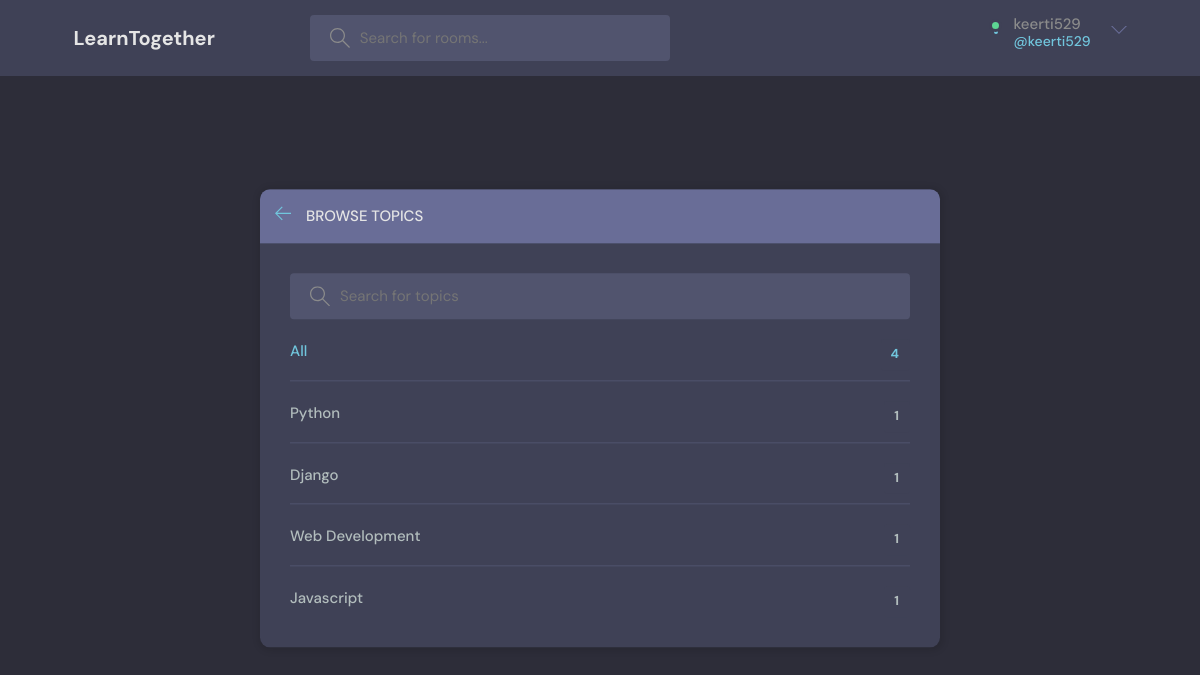
Page /topics (signed in) on the earlier database version.
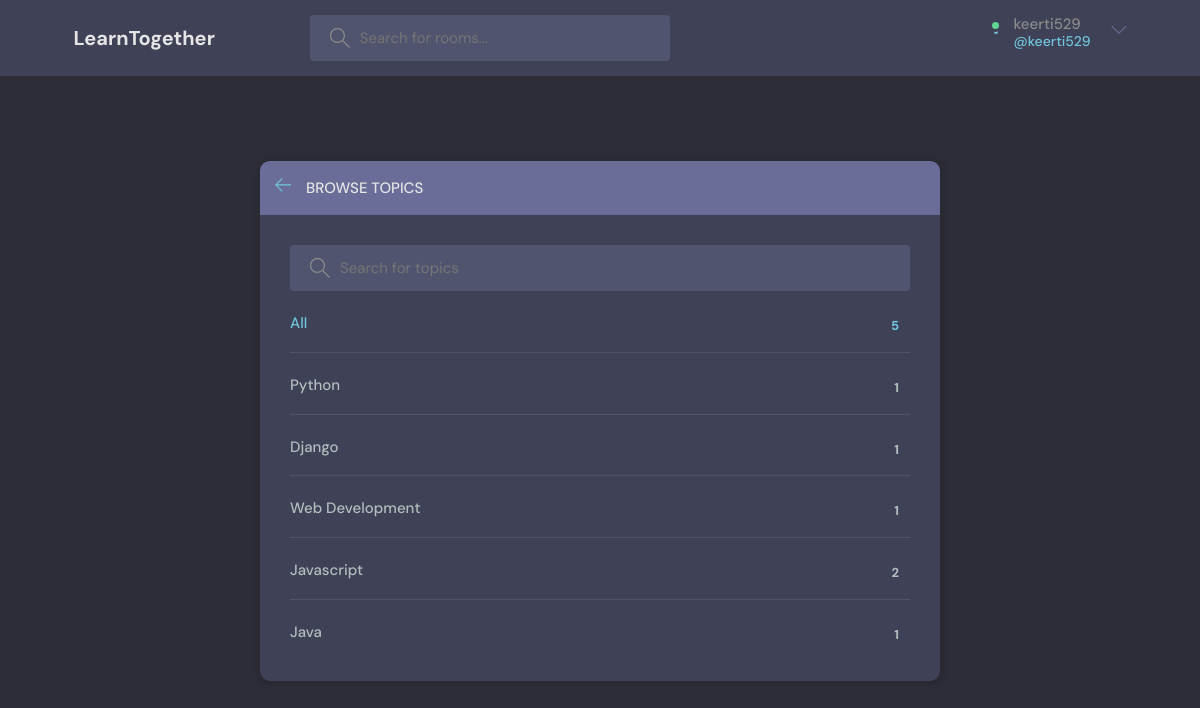
Same page on the later database version.
### base/models.py (models this page shows, shortened)
class Topic(models.Model):
    name=models.CharField(max_length=100)

### base/views.py (the view)
# urls.py: path('topics',views.topicPage,name="topicpage"),
def topicPage(request):
    q=request.GET.get('q') if request.GET.get('q')!=None else ""
    topics=Topic.objects.filter(name__icontains=q)
    return render(request,'base/topics.html',{'topics':topics})

### base/templates/base/topics.html (shortened to what this page needs)
{% extends 'main.html' %}
{% block content %}
    <main class="create-room layout">
      <div class="container">
        <div class="layout__box">
          <div class="layout__boxHeader">
            <div class="layout__boxTitle">
              <a href="{% url 'home' %}">
                <svg version="1.1" xmlns="http://www.w3.org/2000/svg" width="32" height="32" viewBox="0 0 32 32">
                  <title>arrow-left</title>
                  <path
                    d="M13.723 2.286l-13.723 13.714 13.719 13.714 1.616-1.611-10.96-10.96h27.625v-2.286h-27.625l10.965-10.965-1.616-1.607z"
                  ></path>
                </svg>
              </a>
              <h3>Browse Topics</h3>
            </div>
          </div>
          <div class="topics-page layout__body">
            <form action="" method="GET" class="header__search">
              <label>
                <input name="q" placeholder="Search for topics" />
              </label>
            </form>
            <ul class="topics__list">
              <li>
                <a href="{% url 'topicpage'%}" class="active">All <span>{{topics.count}}</span></a>
              </li>
              {% for topic in topics %}
              <li>
                <a href="{% url 'home'%}?q={{topic.name}}">{{topic.name}} <span>{{topic.room_set.all.count}}</span></a>
              </li>
              {% endfor %}
            </ul>
          </div>
        </div>
      </div>
    </main>
    {% endblock %}

Differences in the rows shown:
computed for Topic "Javascript": room_set.all.count "1" → "2"
added Topic: name "Java", room_set.all.count "1"
Other differences:
{{ topics.count }}: "4" → "5"
